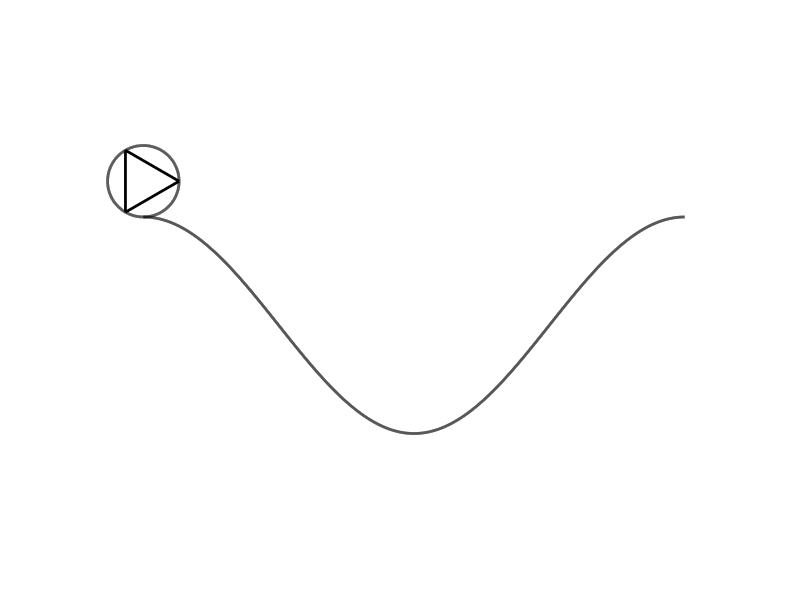
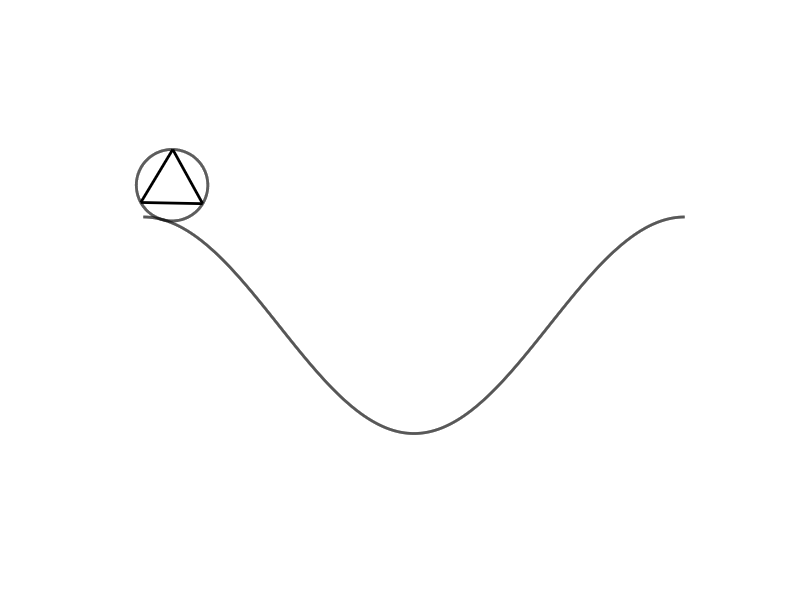
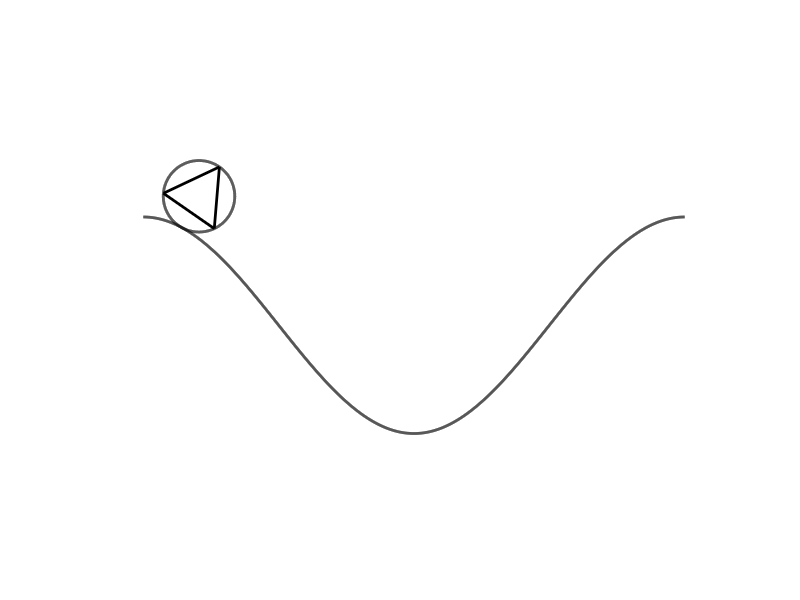
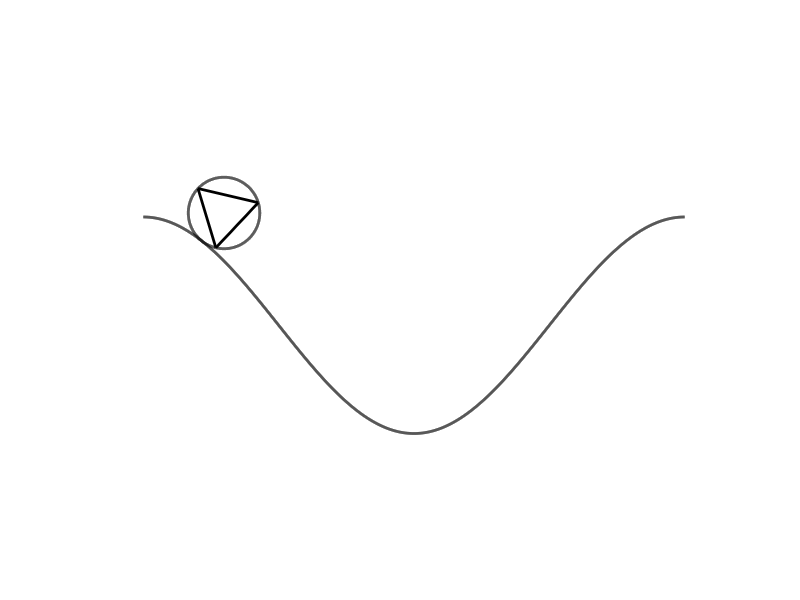

MATLAB code to generate these figures, in order:
%%%%%%%%%%%%%%%%%%%%%%%%%%%%%%%%%%%%%%%%%%%%%%%%%%%%%%%
% The matlab code starts here.

function rolling_ball()
% A matlab code to simulate a circle rolling on a curve.

% Save all of this  (including the auxiliary functions) into a file called 'rolling_ball.m'.
% To run it from matlab, type  'rolling_ball' (without the quotes).

   clear;                          % delete whatever variables exist in the memory
   set(gcf, 'color', 'white');     % make the background white
   global R Bx By N L H;           % declare some global variables

   N=1000;    % a large number, used for plotting and other things
   nf=10;     % 4*nf-2 is the number of frames (large nf makes the gif image large)
   L=5; H=2;  % the curve the circle will roll onto is f(x)=0.5*H*(cos(2*pi*x/L)+1), 0 <= x <= L
   nr=10;     % 4*nr is the total number of rotations the circle will make (going back and forth)
   R=arc_length(0, L/2)/nr; % the circle radius -- so,  make the curve length a multiple of the circumference

%  In this code we assume that the speed of the circle changes as if it is in free fall. This is
%  clearly wrong since we are on a curve, but still, it makes some illusion that the circle
%  accelerates as it goes down
   g=1; % the gravitational constant. Note: changing g does not change the ball speed.
   t0=sqrt(H/g); % 4*t0 = the total time the circle is rolling (down, up, and then in reverse)
   tt=linspace(0, t0, nf); % the i-th frame shows the position of the circle at time tt(i)

   Ty=max(H-g*tt.^2, 0); Tx=(L/2/pi)*acos(2*Ty/H-1); % (Tx(i), Ty(i)) = the point on the circle tangent to the curve
   Dy=-(pi*H/L)*sin(2*pi*Tx/L); % Dy(i) = the derivative at Tx(i)
   Cx=Tx+R*cos(pi/2+atan(Dy)); Cy=Ty+R*sin(pi/2+atan(Dy)); % (Cx(i), Cy(i)) = the center of the circle

   %extend these from [0, L/2] to [0, L]
   Tx=[Tx L-Tx(1+length(Tx)-(2:length(Tx)))];  Ty=0.5*H*(cos(2*pi*Tx/L)+1);
   Cx=[Cx L-Cx(1+length(Cx)-(2:length(Cx)))];  Cy=[Cy Cy(1+length(Cy)-(2:length(Cy)))];
 
   Fx=0:(1/N):L; Fy=0.5*H*(cos(2*pi*Fx/L)+1); % the graph of the curve (used for plotting)

   Theta=0:1/N:2*pi; % a mesh on the interval [0, 2pi]
   Bx=R*cos(Theta); By=R*sin(Theta); % the ball to be plotted

   cf=0; %current frame
   for i=1:(2*nf-1)
      %prepare the screen
      clf; hold on; axis equal; axis off; axis([-1.1*R L+1.1*R -0.1*R 2.1*R+H]);

      theta=arc_length(Tx(1), Tx(i))/R; %the amount of rotation for the circle, depends on the length traveled so far
      plot(Fx,Fy,'LineWidth', 2, 'color', [0 0 0]) %plot the curve
      rot_angle(Cx(i), Cy(i), theta);  %plot the ball
      pause(0.01)  %take a break

      cf=cf+1;
      saveas(gcf, sprintf('frame%d', 1000+cf), 'png') %save the current frame.
      %Note: Saving the frames as postcript instead of jpg produces a better quality of the final .gif picture.
      disp(sprintf('frame%d', 1000+cf)); %show the frame number we are at
   end

   %same thing as above, but in reverse
   for i=(2*nf-1):(-1):1
      %prepare the screen
      clf; hold on; axis equal; axis off; axis([-1.1*R L+1.1*R -0.1*R 2.1*R+H]);

      theta=arc_length(Tx(1), Tx(i))/R; %the amount of rotation for the circle, depends on the length traveled so far
      plot(Fx,Fy,'LineWidth', 2, 'color', [0 0 0]) %plot the curve
      rot_angle(Cx(i), Cy(i), theta);  %plot the ball
      pause(0.01)  %take a break

      cf=cf+1;
      saveas(gcf, sprintf('frame%d', 1000+cf), 'png') %save the current frame
      disp(sprintf('frame%d', 1000+cf)); %show the frame number we are at
   end

%  end of the main program.
%%%%%%%%%%%%%%%%%%%%%%%%%%%%%%%%%%%%%%%%%%%%%%%%%%%%%%%%%%%%%%
 
%  an auxiliary function to plot the ball.
%  Inputs: the coordinates of the center and angle of rotation
function rot_angle(a, b, theta)
   global R Bx By;

   %the triangle vertices
   x1=R*cos(theta);       y1=-R*sin(theta);
   x2=(-x1-y1*sqrt(3))/2; y2=(-y1+x1*sqrt(3))/2;
   x3=(-x2-y2*sqrt(3))/2; y3=(-y2+x2*sqrt(3))/2;

   %shift to put the center at (a, b)
   x1=x1+a; x2=x2+a; x3=x3+a;
   y1=y1+b; y2=y2+b; y3=y3+b;

   %graph the triangle
   plot([x1 x2], [y1, y2], 'LineWidth', 2, 'color', [0 0 0]);
   plot([x2 x3], [y2, y3], 'LineWidth', 2, 'color', [0 0 0]);
   plot([x3 x1], [y3, y1], 'LineWidth', 2, 'color', [0 0 0]);

%  graph the circle
   plot(Bx+a, By+b, 'LineWidth', 2, 'color', [0 0 0]);
%%%%%%%%%%%%%%%%%%%%%%%%%%%%%%%%%%%%%%%%%%%%%%%

%  an auxiliary function to find the length of the graph of f(x) for x1 <= x <= x2
function l=arc_length(x1, x2)
   global N L H;

   M=floor(N*(x2-x1)); % the number of intervals of size 1/N in the interval [x1, x2]

   l=0;
   for i=1:M
      x=x1+(i-1)/N;
      s=-(pi*H/L)*sin(2*pi*x/L); %the derivative of the curve
      l=l+sqrt(1+s^2);
   end
   l=l/N;

% End of the matlab code
%%%%%%%%%%%%%%%%%%%%%%%%%%%%%%%%%%%%%%%%%%%%%%%%%%%%%%%%%%%%%%%%%%%%%%%%%%%%%%%